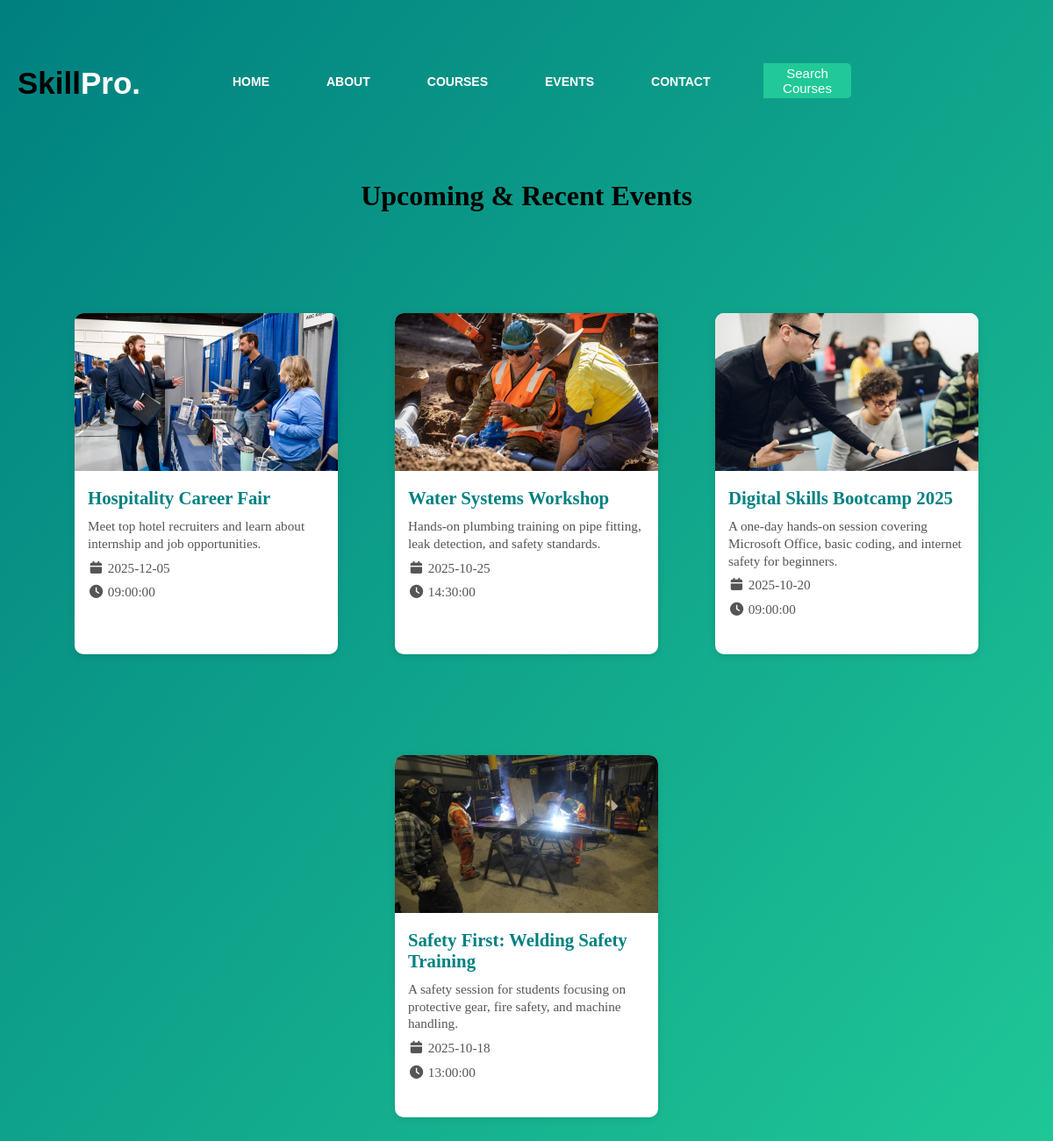
The page /includes/event.php on the database its author committed.
### tables this page shows
CREATE TABLE `events` (
  `event_id` int(11) NOT NULL,
  `event_name` varchar(150) NOT NULL,
  `event_des` text NOT NULL,
  `event_date` date NOT NULL,
  `event_time` time NOT NULL,
  `image_event` varchar(255) NOT NULL
);

### includes/event.php (the view, shortened to what this page needs)
<?php
include('../includes/connect.php');
$query = "SELECT * FROM events ORDER BY event_date DESC";
$result = $conn->query($query);
?>
<!DOCTYPE html>
<html>
<head>
    <link rel="stylesheet" href="../style1.css">
    <link rel="stylesheet" href="https://cdnjs.cloudflare.com/ajax/libs/font-awesome/7.0.1/css/all.min.css"
 />
    <link rel="stylesheet" href="../css/event.css">
</head>
<body>
<div class="main">
    <div class="navbar">
        <div class="icon">
            <a href="../index.php"><h2 class="logo">Skill<span>Pro.</span></h2></a>
        </div>
        <div class="menu">
            <ul>
                <li><a href="../index.php">HOME</a></li>
                <li><a href="./about.php">ABOUT</a></li>
                <li>
                    <a href="./courses.php">COURSES</a>
                </li>
                <li><a href="./event.php" class="active">EVENTS</a></li>
                <li><a href="./contact.php">CONTACT</a></li>
            </ul>
        </div>
       <div class="search">
    <a href="./includes/search_course.php">
        <button class="btn">Search Courses</button>
    </a>
</div>
    </div>
    <div class="card_container1">
        <div class="title_courses">Upcoming & Recent Events</div>
        <?php if ($result && $result->num_rows > 0) { ?>
            <?php while ($row = $result->fetch_assoc()) {
                $imagePath = !empty($row['image_event']) ? "../" . htmlspecialchars($row['image_event']) : "../includes/uploads/default_event.png";
            ?>
                <div class="card1">
                    <img src="<?php echo $imagePath; ?>"
                         alt="<?php echo htmlspecialchars($row['event_name']); ?>">
                    <div class="card_content1">
                        <h3><?php echo htmlspecialchars($row['event_name']); ?></h3>
                        <p>
                            <?php
                            $desc = htmlspecialchars($row['event_des']);
                            echo strlen($desc) > 120 ? substr($desc, 0, 120) . "..." : $desc;
                            ?>
                        </p>
                        <p><i class="fa fa-calendar"></i> <?php echo htmlspecialchars($row['event_date']); ?></p>
                        <p><i class="fa fa-clock"></i> <?php echo htmlspecialchars($row['event_time']); ?></p>
                        <br>
                    </div>
                </div>
            <?php } ?>
        <?php } else { ?>
            <p style="text-align:center;">No events available at the moment.</p>
        <?php } ?>
    </div>
</div>
</body>
</html>

### style1.css (style rules this page uses)
* { margin: 0; padding: 0; box-sizing: border-box; }
.main { width: 100%; min-height: 100vh; padding-top: 50px; padding-bottom: 50px; background: linear-gradient(to bottom right, #008080, #20c997); background-repeat: no-repeat; background-attachment: fixed; background-size: cover; background-position: center; }
.navbar { max-width: 1300px; width: 100%; height: 75px; margin: auto; }
.icon { width: 200px; float: left; height: 70px; }
.logo { color: #000; font-size: 35px; font-family: Arial; padding-left: 20px; float: left; padding-top: 25px; }
.icon span { color: #ffffff; }
.menu { width: 400px; float: left; height: 70px; }
ul { float: left; display: flex; justify-content: center; align-items: center; }
ul li { list-style: none; margin-left: 65px; margin-top: 35px; font-size: 14px; position: relative; }
ul li a { text-decoration: none; color: #fff; font-family: Arial; font-weight: bold; transition: 0.1s ease-in-out; display: flex; align-items: center; gap: 5px; }
.search { width: 330px; float: left; margin-left: 270px; margin-top: 9px; }
.btn { width: 100px; height: 40px; background: #20c997; border: 2px solid #20c997; margin-top: 13px; color: #fff; font-size: 15px; border-bottom-right-radius: 5px; border-top-right-radius: 5px; cursor: pointer; }
.card_container1 { display: flex; justify-content: center; flex-wrap: wrap; margin-top: 30px; }
.card1 { width: 325px; background-color: #f0f0f0; border-radius: 8px; overflow: hidden; box-shadow: 0px 2px 4px rgba(0,0,0,0.2); margin: 20px; margin-bottom: 30px; margin-top: 60px; }
.card1 img { width: 100%; height: 50%; }
.card_content1 { padding: 16px; }
.card_content1 h3 { font-size: 20px; margin-bottom: 8px; }
.card_content1 p { color: #666; font-size: 15px; line-height: 1.3; }
.title_courses, .title_it { text-align: center; width: 100%; font-size: 35px; font-weight: bold; }

### css/event.css (style rules this page uses)
.card_container1 { display: flex; flex-wrap: wrap; justify-content: center; gap: 25px; padding: 50px 20px; }
.title_courses { width: 100%; text-align: center; font-size: 2em; font-weight: bold; margin-bottom: 30px; color: #000; }
.card1 { width: 300px; background: #fff; border-radius: 10px; overflow: hidden; box-shadow: 0 2px 8px rgba(0,0,0,0.1); transition: transform 0.3s ease; }
.card1 img { width: 100%; height: 180px; object-fit: cover; }
.card_content1 { padding: 15px; text-align: left; }
.card_content1 h3 { color: #008080; font-size: 1.3em; margin-bottom: 10px; }
.card_content1 p { color: #555; font-size: 0.95em; margin-bottom: 8px; }

### rows shown on the page
events: image_event (picture), event_name "Hospitality Career Fair", event_des "Meet top hotel recruiters and learn about internship and job opportunities.", event_date "2025-12-05", event_time "09:00:00"
events: image_event (picture), event_name "Water Systems Workshop", event_des "Hands-on plumbing training on pipe fitting, leak detection, and safety standards.", event_date "2025-10-25", event_time "14:30:00"
events: image_event (picture), event_name "Digital Skills Bootcamp 2025", event_des "A one-day hands-on session covering Microsoft Office, basic coding, and internet safety for beginners.", event_date "2025-10-20", event_time "09:00:00"
events: image_event (picture), event_name "Safety First: Welding Safety Training", event_des "A safety session for students focusing on protective gear, fire safety, and machine handling.", event_date "2025-10-18", event_time "13:00:00"
